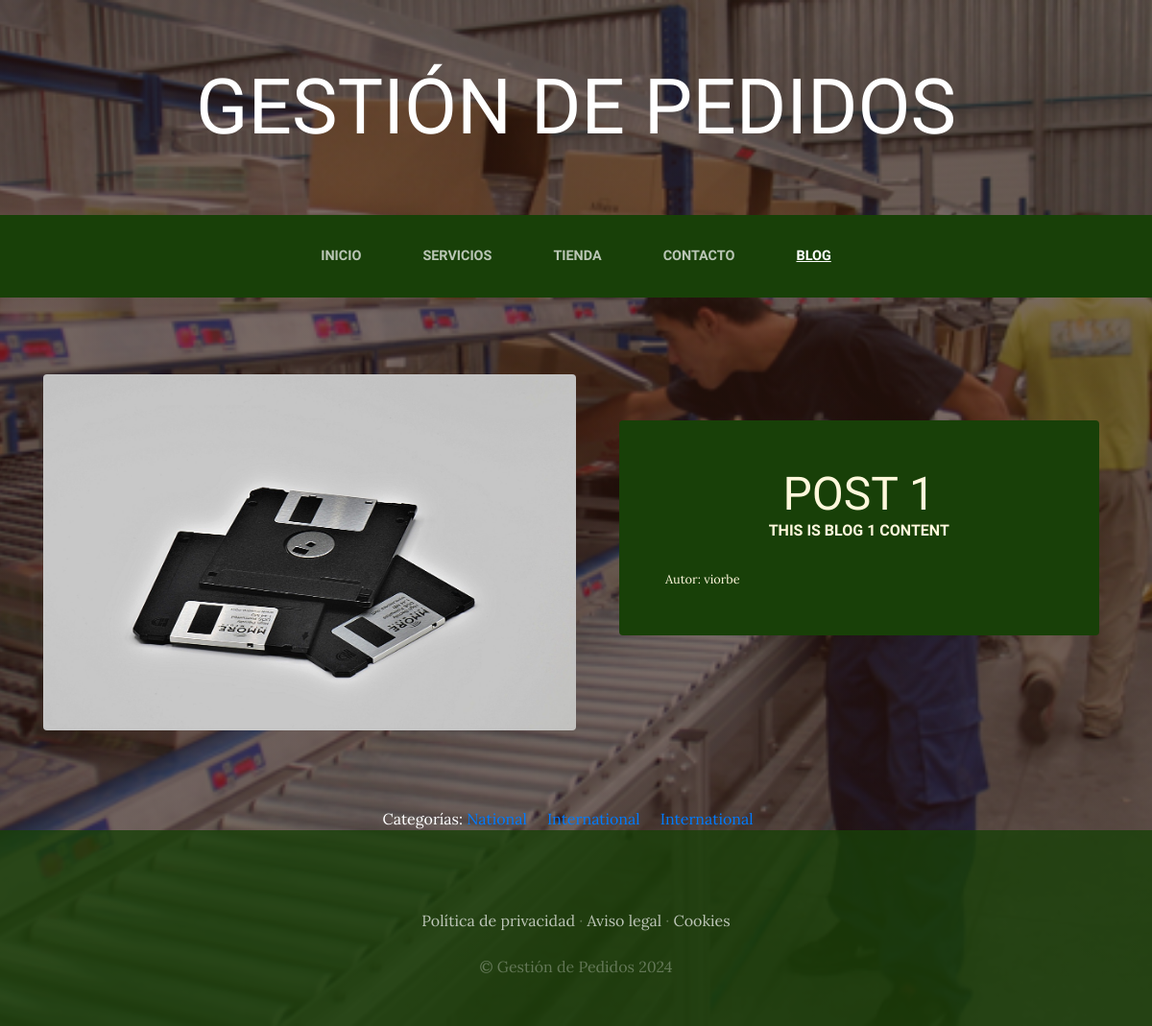
Screenshot of /blog/categoria/2/ with the database file from the repository.
### BlogApp/models.py (models this page shows, shortened)
class Post(models.Model):
    title = models.CharField(max_length=100)
    content = models.TextField(max_length=100)
    image = models.ImageField(upload_to='BlogApp', null=True, blank=True)
    author = models.ForeignKey(User, on_delete = models.CASCADE) # Delete old posts if user is not logged in
    categories = models.ManyToManyField(Category) # One post can have multiple categories, and one category can have multiple posts
    createdAt = models.DateTimeField(auto_now_add=True)
    updatedAt = models.DateTimeField(auto_now=True)
    class Meta:
        verbose_name = ('post') # Model´name that should be displayed in the admin level
        verbose_name_plural = ('posts') # Model name that should be displayed in the admin level

class Category(models.Model):
    name = models.CharField(max_length=100)
    createdAt = models.DateTimeField(auto_now_add=True)
    updatedAt = models.DateTimeField(auto_now_add=True)
    class Meta:
        verbose_name = ('category') # Model´name that should be displayed in the admin level
        verbose_name_plural = ('categories') # Model name that should be displayed in the admin level

### BlogApp/views.py (the view)
# urls.py: path('categoria/<int:category_id>/', views.category, name="Categoria"),
def category(request, category_id):
    category = Category.objects.get(id=category_id)
    posts_per_category = Post.objects.filter(categories=category)
    all_posts = Post.objects.all()
    return render(request, "BlogApp/categories.html", {"category": category, "posts_per_category": posts_per_category, "all_posts": all_posts})

### CartApp/context_processor.py (called while the page is built)
def total_cart_amount(request):
    total = 0
    return {"total_cart_amount": total}

### BlogApp/templates/BlogApp/categories.html (shortened to what this page needs)
{% extends "WebProjectApp/base.html" %}
{% load static %}
{% block content %}
{% for post in posts_per_category %}
<section class="page-section clearfix">
  <div class="container">
    <div class="intro">
      {% if post.image %}
      <img
        class="intro-img img-fluid mb-3 mb-lg-0 rounded"
        src="{{post.image.url}}"
        alt="" style="width: 50%;"/>
      {% endif %}
      <div class="intro-text left-0 text-center bg-faded p-5 rounded">
        <h2 class="section-heading mb-4">
          <span class="section-heading-lower">{{ post.title }}</span>
          <span class="section-heading-upper">{{ post.content }}</span>
        </h2>
        <div style="text-align: left; font-size: 0.8em">
          Autor: {{ post.author }}
        </div>
      </div>
    </div>
  </div>
</section>
{% endfor %}
<section>
  <div style="width: 75%; margin: auto; text-align: center; color: white;">
  Categorías:
  {% for post in all_posts %}
    {% for category in post.categories.all %}
      <a href="{% url 'Categoria' category.id %}">{{ category.name }}</a> &nbsp;&nbsp;&nbsp;
    {% endfor %}
  {% endfor %}
  </section>
{% endblock %}

### WebProjectApp/static/WebProjectApp/css/management.css (style rules this page uses)
body { font-family: 'Lora'; background: linear-gradient(rgba(47, 23, 15, 0.65), rgba(47, 23, 15, 0.65)), url("../img/bg_main.jpg"); background-attachment: fixed; background-position: center; background-size: cover; }
h1, h2, h3, h4, h5, h6 { font-family: 'Raleway'; }
.page-section { margin-top: 5rem; margin-bottom: 5rem; }
.section-heading { text-transform: uppercase; }
.section-heading .section-heading-upper { display: block; font-size: 1rem; font-weight: 800; padding-bottom:.5rem; }
.section-heading .section-heading-lower { display: block; font-size: 3rem; font-weight: 100; }
.bg-faded { background-color: rgba(255, 255, 255, 0.85); }
.intro { position: relative; }
@media (min-width: 992px) { .intro .intro-img { width: 75%; float: left; } }
@media (min-width: 992px) { .intro .intro-text { left: 600; width: 60%; margin-top: 3rem; background-color: rgba(24, 64, 8); color: cornsilk; position: absolute; } }
@media (min-width: 1200px) { .intro .intro-text { width: 45%; } }

### rows the page displays
Post: image (picture), title "POST 1", content "THIS IS BLOG 1 CONTENT", author "viorbe"
Category: name "National"
Category: name "International"
